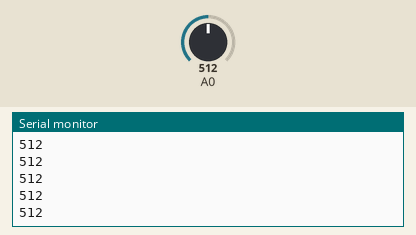
Simulated run of this sketch. Board: Arduino Uno, built with avr-gcc and run on an emulated ATmega328P. Parts: the last lines printed to the serial monitor. Inputs (shaded band) come from the test bench; at power-on: A0 = 512.

Above: at 1.2 s.
1.3 s: A0 set to 716
At 2.4 s:
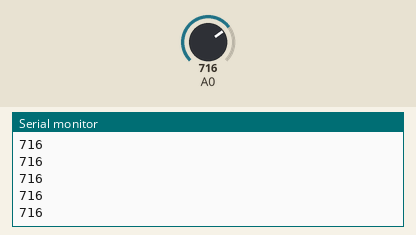
2.8 s: A0 set to 900
At 3.9 s:
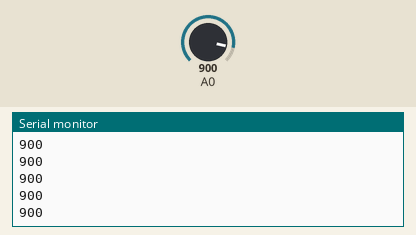
Timing chart, 0 to 5.8 s (numbered marks = the images above; inputs shaded):
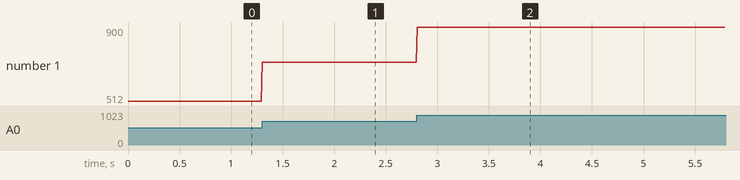

Measured:
- after the input at 1.3 s, the serial monitor: prints a new line at once (image 1)
- after the input at 2.8 s, the serial monitor: prints a new line at once (image 2)
- plotted number 1: 512 → 716 after the input at 1.3 s, 716 → 900 after the input at 2.8 s

The sketch:

KY039_bluetooth.ino
```cpp
#include <SoftwareSerial.h>

SoftwareSerial bluetooth(0, 1); // RX, TX

void setup() {
  // Inicializar la comunicación serial con el módulo Bluetooth:
  bluetooth.begin(38400);

  // Inicializar la comunicación serial para la depuración en el monitor serie:
  Serial.begin(9600);
}

void loop() {
  // Leer el valor del pin analógico A0:
  int sensorValue = analogRead(A0);

  // Enviar el valor leído a través del módulo Bluetooth:
  bluetooth.println(sensorValue);

  // Imprimir el valor leído en el monitor serie:
  Serial.println(sensorValue);

  // Esperar un breve periodo para evitar saturar la comunicación serie:
  delay(10);
}
```
